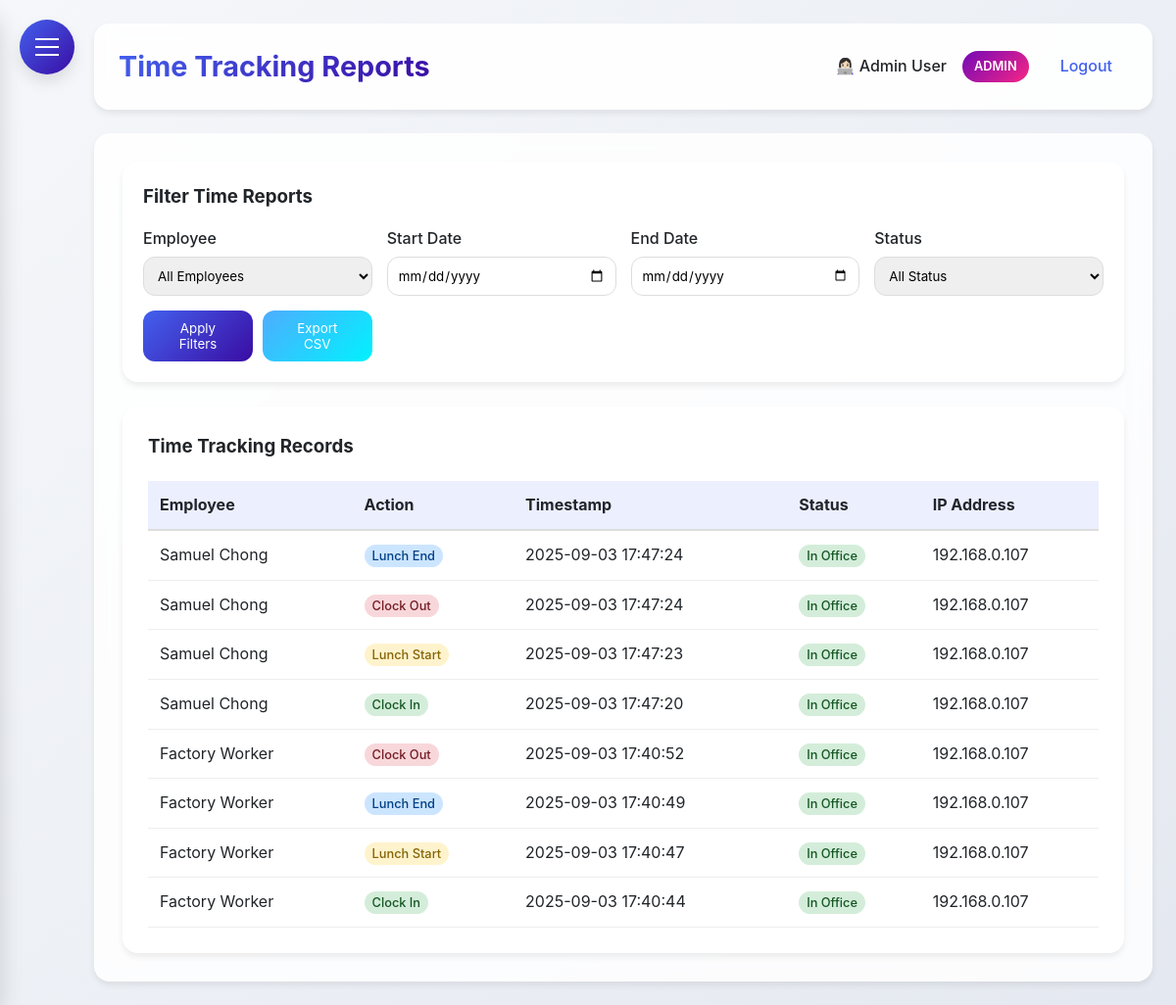
The page /time_reports (signed in) on the database its author committed.
### HerculesSystem.py (models this page shows, shortened)
class Employee(UserMixin, db.Model):
    id = db.Column(db.Integer, primary_key=True)
    username = db.Column(db.String(80), unique=True, nullable=False)
    password = db.Column(db.String(120), nullable=False)
    full_name = db.Column(db.String(120), nullable=False)
    email = db.Column(db.String(120), unique=True, nullable=False)
    department = db.Column(db.String(80))
    position = db.Column(db.String(80))
    hire_date = db.Column(db.Date)
    is_admin = db.Column(db.Boolean, default=False)
    user_type = db.Column(db.String(20), default='employee')  # admin, supervisor, office, factory
    last_clock_in = db.Column(db.DateTime)
    last_clock_out = db.Column(db.DateTime)
    last_lunch_start = db.Column(db.DateTime)
    last_lunch_end = db.Column(db.DateTime)

class TimeTracking(db.Model):
    __tablename__ = 'time_tracking'
    id = db.Column(db.Integer, primary_key=True)
    employee_id = db.Column(db.Integer, db.ForeignKey('employee.id'), nullable=False)
    action_type = db.Column(db.String(20), nullable=False)  #clock_in, clock_out, lunch_start, lunch_end
    timestamp = db.Column(db.DateTime, nullable=True)
    latitude = db.Column(db.Float, nullable=True)
    longitude = db.Column(db.Float, nullable=True)
    address = db.Column(db.String(200), nullable=True)
    status = db.Column(db.String(20), nullable=True)    # in/out office
    ip_address = db.Column(db.String(45), nullable=True)
    employee = db.relationship('Employee', backref=db.backref('time_entries', lazy=True))

### HerculesSystem.py (the view)
@app.route('/time_reports', methods=['GET'])
@login_required
def time_reports():
    now = datetime.now(MYT)
    employee_id = request.args.get('employee_id')
    start_date = request.args.get('start_date')
    end_date = request.args.get('end_date')
    status = request.args.get('status')
    employees = Employee.query.all() if current_user.user_type == 'admin' else []
    query = TimeTracking.query
    if current_user.user_type != 'admin':
        query = query.filter(TimeTracking.employee_id == current_user.id)
    else:
        query = query.join(Employee, TimeTracking.employee_id == Employee.id)
    if employee_id:
        query = query.filter(TimeTracking.employee_id == employee_id)
    if start_date:
        query = query.filter(func.date(TimeTracking.timestamp) >= start_date)
    if end_date:
        query = query.filter(func.date(TimeTracking.timestamp) <= end_date)
    if status:
        query = query.filter(TimeTracking.status == status)
    time_records = query.order_by(TimeTracking.timestamp.desc()).all()
    return render_template(
        'time_reports.html',
        time_records=time_records,
        employees=employees,
        now=now,
        MYT=MYT
    )

### HerculesSystem.py (called while the page is built)
@app.after_request
def add_security_headers(response):
    response.headers['Permissions-Policy'] = 'geolocation=()'
    return response

@login_manager.user_loader
def load_user(user_id):
    return db.session.get(Employee, int(user_id))

@app.context_processor
def inject_now():
    return {'now': datetime.utcnow()}

@app.before_request
def before_request():
    if request.url.startswith('https://'):
        new_url = request.url.replace('https://', 'http://', 1)
        return redirect(new_url, code=301)

### templates/time_reports.html (shortened to what this page needs)
{% extends "base.html" %}
{% block content %}
<div class="dashboard-container">
    {% if current_user.user_type == 'admin' %}
    <div class="glass" style="padding: 20px; border-radius: var(--border-radius-lg); margin-bottom: 25px;">
        <h3 style="margin-bottom: 15px;">Filter Time Reports</h3>
        <form id="filterForm" method="GET" action="{{ url_for('time_reports') }}">
            <div style="display: grid; grid-template-columns: repeat(auto-fit, minmax(200px, 1fr)); gap: 15px; align-items: end;">
                <div>
                    <label style="display: block; margin-bottom: 5px; font-weight: 500;">Employee</label>
                    <select name="employee_id" style="width: 100%; padding: 10px; border-radius: var(--border-radius); border: 1px solid #ddd;">
                        <option value="">All Employees</option>
                    </select>
                </div>
                <div>
                    <label style="display: block; margin-bottom: 5px; font-weight: 500;">Start Date</label>
                    <input type="date" name="start_date" value="{{ request.args.get('start_date', '') }}" style="width: 100%; padding: 10px; border-radius: var(--border-radius); border: 1px solid #ddd;">
                </div>
                <div>
                    <label style="display: block; margin-bottom: 5px; font-weight: 500;">End Date</label>
                    <input type="date" name="end_date" value="{{ request.args.get('end_date', '') }}" style="width: 100%; padding: 10px; border-radius: var(--border-radius); border: 1px solid #ddd;">
                </div>
                <div>
                    <label style="display: block; margin-bottom: 5px; font-weight: 500;">Status</label>
                    <select name="status" style="width: 100%; padding: 10px; border-radius: var(--border-radius); border: 1px solid #ddd;">
                        <option value="" {% if not request.args.get('status') %}selected{% endif %}>All Status</option>
                    </select>
                </div>
                <div style="display: flex; gap: 10px;">
                    <button type="submit" style="background: var(--gradient-primary); color: white; padding: 10px 20px; border: none; border-radius: var(--border-radius); cursor: pointer; flex: 1;">
                        Apply Filters
                    </button>
                    <button type="button" id="exportButton" style="background: linear-gradient(135deg, #4facfe 0%, #00f2fe 100%); color: white; padding: 10px 20px; border: none; border-radius: var(--border-radius); cursor: pointer; flex: 1;">
                        Export CSV
                    </button>
                </div>
            </div>
        </form>
    </div>
    {% endif %}
    <div class="glass" style="padding: 25px; border-radius: var(--border-radius-lg);">
        <h3 style="margin-bottom: 20px;">Time Tracking Records</h3>
        {% if time_records %}
        <div style="overflow-x: auto;">
            <table style="width: 100%; border-collapse: collapse;">
                <thead>
                    <tr style="background: rgba(67, 97, 238, 0.1);">
                        {% if current_user.user_type == 'admin' %}
                        <th style="padding: 12px; text-align: left; border-bottom: 2px solid #ddd;">Employee</th>
                        {% endif %}
                        <th style="padding: 12px; text-align: left; border-bottom: 2px solid #ddd;">Action</th>
                        <th style="padding: 12px; text-align: left; border-bottom: 2px solid #ddd;">Timestamp</th>
                        {% if current_user.user_type == 'admin' %}
                        <th style="padding: 12px; text-align: left; border-bottom: 2px solid #ddd;">Status</th>
                        <th style="padding: 12px; text-align: left; border-bottom: 2px solid #ddd;">IP Address</th>
                        {% endif %}
                    </tr>
                </thead>
                <tbody>
                    {% for record in time_records %}
                    <tr>
                        {% if current_user.user_type == 'admin' %}
                        <td style="padding: 12px; border-bottom: 1px solid #eee;">{{ record.employee.full_name }}</td>
                        {% endif %}
                        <td style="padding: 12px; border-bottom: 1px solid #eee;">
                            <span style="
                                padding: 4px 8px;
                                border-radius: 12px;
                                font-size: 0.8rem;
                                font-weight: 500;
                                {% if record.action_type == 'clock_in' %}background: #d4edda; color: #155724;
                                {% elif record.action_type == 'clock_out' %}background: #f8d7da; color: #721c24;
                                {% elif record.action_type == 'lunch_start' %}background: #fff3cd; color: #856404;
                                {% elif record.action_type == 'lunch_end' %}background: #cce5ff; color: #004085;
                                {% endif %}
                            ">
                                {{ record.action_type.replace('_', ' ').title() }}
                            </span>
                        </td>
                        <td style="padding: 12px; border-bottom: 1px solid #eee;">{{ record.timestamp.strftime('%Y-%m-%d %H:%M:%S') }}</td>
                        {% if current_user.user_type == 'admin' %}
                        <td style="padding: 12px; border-bottom: 1px solid #eee;">
                            <span style="
                                padding: 4px 8px;
                                border-radius: 12px;
                                font-size: 0.8rem;
                                font-weight: 500;
                                {% if record.status == 'in_office' %}background: #d4edda; color: #155724;
                                {% else %}background: #f8d7da; color: #721c24;
                                {% endif %}
                            ">
                                {{ record.status.replace('_', ' ').title() if record.status else 'N/A' }}
                            </span>
                        </td>
                        <td style="padding: 12px; border-bottom: 1px solid #eee;">{{ record.ip_address or 'N/A' }}</td>
                        {% endif %}
                    </tr>
                    {% endfor %}
                </tbody>
            </table>
        </div>
        {% else %}
        <p style="text-align: center; color: var(--gray); padding: 40px;">No time tracking records found.</p>
        {% endif %}
    </div>
</div>
{% endblock %}

### templates/base.html (shortened to what this page needs)
<!DOCTYPE html>
<html lang="en">
<head>
</head>
<body>
    <div class="hamburger-menu" id="hamburgerMenu">
        <span></span>
    </div>
    <div class="main-content" id="mainContent">
        <div class="header">
            <h1>{% block header %}Hercules HR{% endblock %}</h1>
            <div class="user-info">
                {% if current_user.is_authenticated %}
                <span>👩🏻‍💻 {{ current_user.full_name }}</span>
                {% if current_user.user_type == 'admin' %}
                <span class="admin-badge">ADMIN</span>
                {% endif %}
                <a href="{{ url_for('logout') }}">Logout</a>
                {% else %}
                <a href="{{ url_for('login') }}">Login</a>
                {% endif %}
            </div>
        </div>
        <div class="content">
            {% block content %}{% endblock %}
        </div>
    </div>
</body>
</html>

### templates/base.html (style rules this page uses)
:root { --primary: #4361ee; --secondary: #3a0ca3; --accent: #7209b7; --success: #4cc9f0; --danger: #f72585; --warning: #fca311; --info: #4895ef; --light: #f8f9fa; --dark: #212529; --gray: #6c757d; --gradient-primary: linear-gradient(135deg, #4361ee, #3a0ca3); --gradient-accent: linear-gradient(135deg, #7209b7, #f72585); --shadow-sm: 0 4px 6px rgba(0, 0, 0, 0.07); --shadow-md: 0 8px 15px rgba(0, 0, 0, 0.1); --shadow-lg: 0 15px 25px rgba(0, 0, 0, 0.15); --border-radius: 12px; --border-radius-lg: 16px; --border-radius-xl: 20px; --sidebar-radius: 20px; }
* { margin: 0; padding: 0; box-sizing: border-box; font-family: 'Inter', 'Segoe UI', system-ui, -apple-system, sans-serif; }
body { display: flex; min-height: 100vh; background: linear-gradient(135deg, #f5f7fa 0%, #e4e8f0 100%); color: var(--dark); line-height: 1.6; }
.glass { background: rgba(255, 255, 255, 0.85); backdrop-filter: blur(10px); border-radius: var(--border-radius); border: 1px solid rgba(255, 255, 255, 0.2); box-shadow: var(--shadow-sm); }
.hamburger-menu { position: fixed; top: 20px; left: 20px; z-index: 1000; cursor: pointer; background: var(--gradient-primary); border-radius: 50%; width: 56px; height: 56px; display: flex; align-items: center; justify-content: center; box-shadow: var(--shadow-md); transition: all 0.3s ease; }
.hamburger-menu span { display: block; width: 24px; height: 2px; background: #fff; position: relative; transition: all 0.3s cubic-bezier(0.4, 0, 0.2, 1); }
.hamburger-menu span:before, .hamburger-menu span:after { content: ''; position: absolute; width: 24px; height: 2px; background: #fff; transition: all 0.3s cubic-bezier(0.4, 0, 0.2, 1); }
.hamburger-menu span:before { top: -8px; }
.hamburger-menu span:after { top: 8px; }
.main-content { flex: 1; padding: 24px; margin-left: 0; transition: margin-left 0.3s cubic-bezier(0.4, 0, 0.2, 1); padding-left: 96px; }
.header { background: rgba(255, 255, 255, 0.9); backdrop-filter: blur(10px); padding: 20px 24px; border-radius: var(--border-radius-lg); box-shadow: var(--shadow-sm); display: flex; justify-content: space-between; align-items: center; margin-bottom: 24px; border: 1px solid rgba(255, 255, 255, 0.2); }
.header h1 { font-size: 1.8rem; font-weight: 700; background: var(--gradient-primary); -webkit-background-clip: text; background-clip: text; color: transparent; }
.user-info { display: flex; align-items: center; gap: 16px; }
.user-info span { color: var(--dark); font-weight: 500; }
.user-info .admin-badge { background: var(--gradient-accent); color: white; padding: 6px 12px; border-radius: 20px; font-size: 0.8rem; font-weight: 600; }
.user-info a { color: var(--primary); text-decoration: none; font-weight: 500; transition: all 0.2s ease; padding: 8px 16px; border-radius: 8px; }
.content { background: rgba(255, 255, 255, 0.85); backdrop-filter: blur(10px); padding: 28px; border-radius: var(--border-radius-lg); box-shadow: var(--shadow-sm); border: 1px solid rgba(255, 255, 255, 0.2); }
.content { animation: fadeIn 0.4s ease-out; }

### rows shown on the page
Employee: full_name "Admin User"
TimeTracking: employee.full_name "Samuel Chong", action_type.replace "Lunch End", timestamp "2025-09-03 17:47:24", status.replace "In Office", ip_address "192.168.0.107"
TimeTracking: employee.full_name "Samuel Chong", action_type.replace "Clock Out", timestamp "2025-09-03 17:47:24", status.replace "In Office", ip_address "192.168.0.107"
TimeTracking: employee.full_name "Samuel Chong", action_type.replace "Lunch Start", timestamp "2025-09-03 17:47:23", status.replace "In Office", ip_address "192.168.0.107"
TimeTracking: employee.full_name "Samuel Chong", action_type.replace "Clock In", timestamp "2025-09-03 17:47:20", status.replace "In Office", ip_address "192.168.0.107"
TimeTracking: employee.full_name "Factory Worker", action_type.replace "Clock Out", timestamp "2025-09-03 17:40:52", status.replace "In Office", ip_address "192.168.0.107"
TimeTracking: employee.full_name "Factory Worker", action_type.replace "Lunch End", timestamp "2025-09-03 17:40:49", status.replace "In Office", ip_address "192.168.0.107"
TimeTracking: employee.full_name "Factory Worker", action_type.replace "Lunch Start", timestamp "2025-09-03 17:40:47", status.replace "In Office", ip_address "192.168.0.107"
TimeTracking: employee.full_name "Factory Worker", action_type.replace "Clock In", timestamp "2025-09-03 17:40:44", status.replace "In Office", ip_address "192.168.0.107"
